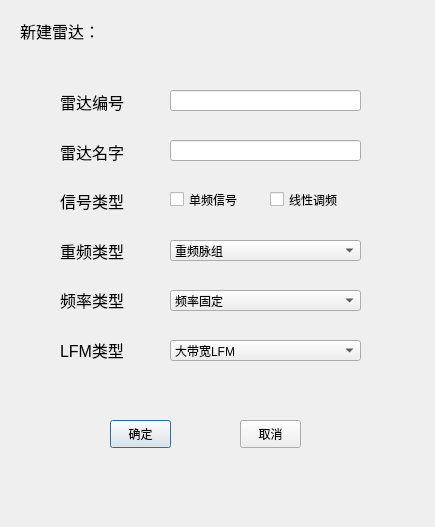
<?xml version="1.0" encoding="UTF-8"?>
<ui version="4.0">
 <class>Dialog</class>
 <widget class="QDialog" name="Dialog">
  <property name="geometry">
   <rect>
    <x>0</x>
    <y>0</y>
    <width>435</width>
    <height>527</height>
   </rect>
  </property>
  <property name="windowTitle">
   <string>Dialog</string>
  </property>
  <widget class="QLabel" name="label_6">
   <property name="geometry">
    <rect>
     <x>20</x>
     <y>10</y>
     <width>111</width>
     <height>41</height>
    </rect>
   </property>
   <property name="font">
    <font>
     <pointsize>12</pointsize>
    </font>
   </property>
   <property name="text">
    <string>新建雷达：</string>
   </property>
  </widget>
  <widget class="QWidget" name="layoutWidget">
   <property name="geometry">
    <rect>
     <x>60</x>
     <y>80</y>
     <width>101</width>
     <height>291</height>
    </rect>
   </property>
   <layout class="QVBoxLayout" name="verticalLayout">
    <item>
     <widget class="QLabel" name="label">
      <property name="font">
       <font>
        <pointsize>12</pointsize>
       </font>
      </property>
      <property name="text">
       <string>雷达编号</string>
      </property>
     </widget>
    </item>
    <item>
     <widget class="QLabel" name="label_5">
      <property name="font">
       <font>
        <pointsize>12</pointsize>
       </font>
      </property>
      <property name="text">
       <string>雷达名字</string>
      </property>
     </widget>
    </item>
    <item>
     <widget class="QLabel" name="label_9">
      <property name="font">
       <font>
        <pointsize>12</pointsize>
       </font>
      </property>
      <property name="text">
       <string>信号类型</string>
      </property>
     </widget>
    </item>
    <item>
     <widget class="QLabel" name="label_8">
      <property name="font">
       <font>
        <pointsize>12</pointsize>
       </font>
      </property>
      <property name="text">
       <string>重频类型</string>
      </property>
     </widget>
    </item>
    <item>
     <widget class="QLabel" name="label_7">
      <property name="font">
       <font>
        <pointsize>12</pointsize>
       </font>
      </property>
      <property name="text">
       <string>频率类型</string>
      </property>
     </widget>
    </item>
    <item>
     <widget class="QLabel" name="label_11">
      <property name="font">
       <font>
        <pointsize>12</pointsize>
       </font>
      </property>
      <property name="text">
       <string>LFM类型</string>
      </property>
     </widget>
    </item>
   </layout>
  </widget>
  <widget class="QLineEdit" name="radar_sn">
   <property name="geometry">
    <rect>
     <x>170</x>
     <y>90</y>
     <width>191</width>
     <height>21</height>
    </rect>
   </property>
  </widget>
  <widget class="QLineEdit" name="radar_name">
   <property name="geometry">
    <rect>
     <x>170</x>
     <y>140</y>
     <width>191</width>
     <height>21</height>
    </rect>
   </property>
  </widget>
  <widget class="QComboBox" name="lfm_type">
   <property name="geometry">
    <rect>
     <x>170</x>
     <y>340</y>
     <width>191</width>
     <height>21</height>
    </rect>
   </property>
   <item>
    <property name="text">
     <string>大带宽LFM</string>
    </property>
   </item>
   <item>
    <property name="text">
     <string>频率捷变LFM</string>
    </property>
   </item>
  </widget>
  <widget class="QComboBox" name="pri_type">
   <property name="geometry">
    <rect>
     <x>170</x>
     <y>240</y>
     <width>191</width>
     <height>21</height>
    </rect>
   </property>
   <item>
    <property name="text">
     <string>重频脉组</string>
    </property>
   </item>
   <item>
    <property name="text">
     <string>重频参差</string>
    </property>
   </item>
   <item>
    <property name="text">
     <string>重频抖动</string>
    </property>
   </item>
   <item>
    <property name="text">
     <string>重频固定</string>
    </property>
   </item>
  </widget>
  <widget class="QComboBox" name="fs_type">
   <property name="geometry">
    <rect>
     <x>170</x>
     <y>290</y>
     <width>191</width>
     <height>21</height>
    </rect>
   </property>
   <item>
    <property name="text">
     <string>频率固定</string>
    </property>
   </item>
   <item>
    <property name="text">
     <string>频率分集</string>
    </property>
   </item>
   <item>
    <property name="text">
     <string>频率脉间捷变</string>
    </property>
   </item>
   <item>
    <property name="text">
     <string>重频脉组捷变</string>
    </property>
   </item>
  </widget>
  <widget class="QCheckBox" name="single_fs">
   <property name="geometry">
    <rect>
     <x>170</x>
     <y>190</y>
     <width>91</width>
     <height>19</height>
    </rect>
   </property>
   <property name="text">
    <string>单频信号</string>
   </property>
  </widget>
  <widget class="QCheckBox" name="LFM">
   <property name="geometry">
    <rect>
     <x>270</x>
     <y>190</y>
     <width>91</width>
     <height>19</height>
    </rect>
   </property>
   <property name="text">
    <string>线性调频</string>
   </property>
  </widget>
  <widget class="QPushButton" name="sure">
   <property name="geometry">
    <rect>
     <x>110</x>
     <y>420</y>
     <width>61</width>
     <height>28</height>
    </rect>
   </property>
   <property name="text">
    <string>确定</string>
   </property>
  </widget>
  <widget class="QPushButton" name="pushButton_2">
   <property name="geometry">
    <rect>
     <x>240</x>
     <y>420</y>
     <width>61</width>
     <height>28</height>
    </rect>
   </property>
   <property name="text">
    <string>取消</string>
   </property>
  </widget>
 </widget>
 <resources/>
 <connections/>
</ui>
